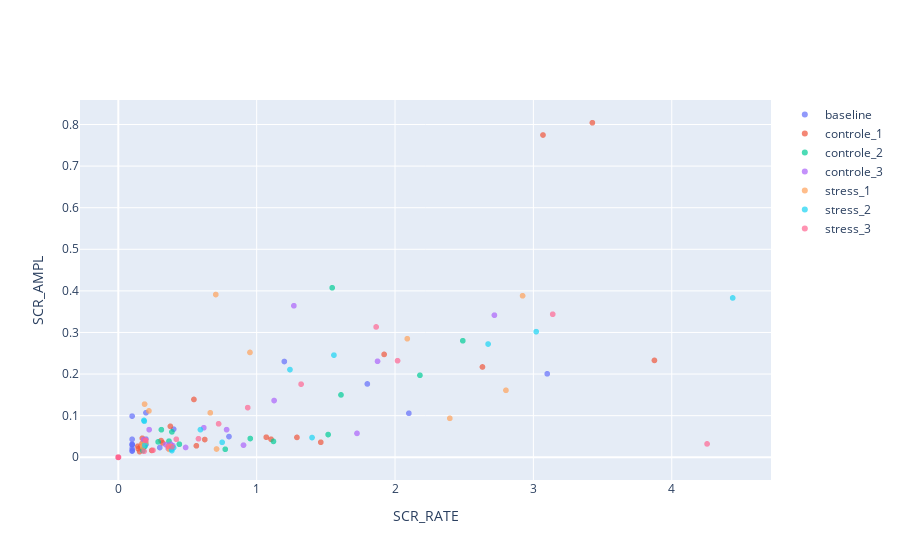

Notebook code for this chart:
### Code cell
physio_mask = data.SCR_RATE.notna()
data_valid = data[physio_mask].copy()
data_valid["state_str"] = data_valid.fileNum.map(
    # todo -> change this to block_state_mapping or sub_block_state_mapping
    lambda x: sub_block_state_mapping_dict.get(x, "DUNNO")
)

x_col = "SCR_RATE"
y_col = "SCR_AMPL"

fig = go.Figure()
for state_str in data_valid.state_str.unique():
    data_valid_state = data_valid[data_valid.state_str == state_str]
    fig.add_trace(
        go.Scattergl(
            x=data_valid_state[x_col],
            y=data_valid_state[y_col],
            mode="markers",
            marker_opacity=0.7,
            name=state_str,
            hovertext='participant: ' + data_valid_state['participantNum'].astype('str')
        )
    )
fig.update_xaxes(title=x_col)
fig.update_yaxes(title=y_col)

### Figure 1 — Plotly figure (JSON) as saved in the notebook; plotly's stock layout.template omitted (floating-point values rounded to 4 significant figures)
{"data": [{"hovertext": ["participant: 16", "participant: 17", "participant: 19", "participant: 21", "participant: 22", "participant: 23", "participant: 26", "participant: 27", "participant: 28", "participant: 29", "participant: 30", "participant: 31", "participant: 32", "participant: 33", "participant: 34", "participant: 35", "participant: 36", "participant: 38", "participant: 39", "participant: 40", "participant: 41", "participant: 42", "participant: 43", "participant: 44", "participant: 46", "participant: 48", "participant: 49", "participant: 50", "participant: 51", "participant: 54", "participant: 55", "participant: 56", "participant: 57", "participant: 58", "participant: 59", "participant: 60", "participant: 63", "participant: 64", "participant: 65", "participant: 66", "participant: 67", "participant: 80", "participant: 81", "participant: 83"], "marker": {"opacity": 0.7}, "mode": "markers", "name": "baseline", "type": "scattergl", "x": [0, 3.1, 0.3, 0.1, 2.1, 0.2, 0, 0, 0, 0, 0, 0, 0, 0, 0, 0, 0.1, 0, 0.1, 0, 0, 0.1, 0.4, 0.1, 1.2, 0, 0.1, 0, 0.8, 0, 0, 0.1, 0, 0, 0, 0, 0, 0.2, 0.2, 0, 0, 0.1, 0, 1.8], "y": [0, 0.2006, 0.02326, 0.03049, 0.1058, 0.04359, 0, 0, 0, 0, 0, 0, 0, 0, 0, 0, 0.09889, 0, 0.01489, 0, 0, 0.01601, 0.06749, 0.03141, 0.2302, 0, 0.02065, 0, 0.04977, 0, 0, 0.02932, 0, 0, 0, 0, 0, 0.107, 0.03111, 0, 0, 0.04312, 0, 0.1763]}, {"hovertext": ["participant: 16", "participant: 17", "participant: 19", "participant: 21", "participant: 22", "participant: 23", "participant: 26", "participant: 27", "participant: 28", "participant: 30", "participant: 32", "participant: 33", "participant: 34", "participant: 35", "participant: 36", "participant: 38", "participant: 39", "participant: 40", "participant: 41", "participant: 42", "participant: 43", "participant: 44", "participant: 46", "participant: 48", "participant: 49", "participant: 50", "participant: 51", "participant: 54", "participant: 55", "participant: 56", "participant: 57", "participant: 58", "participant: 59", "participant: 60", "participant: 63", "participant: 64", "participant: 65", "participant: 66", "participant: 67", "participant: 80", "participant: 81", "participant: 83"], "marker": {"opacity": 0.7}, "mode": "markers", "name": "controle_1", "type": "scattergl", "x": [0.1414, 3.426, 3.069, 0, 0.1737, 0.1609, 0, 0, 0.154, 0, 0, 0, 0.625, 0, 1.921, 0, 0, 0, 0, 0.2414, 0.3213, 0.5467, 0.1912, 0, 0, 0, 0.3765, 0.1716, 0, 0.1437, 1.463, 0, 0, 0.5643, 0, 1.069, 1.291, 0, 1.104, 3.875, 0.3091, 2.632], "y": [0.02657, 0.8042, 0.7748, 0, 0.04559, 0.02504, 0, 0, 0.01352, 0, 0, 0, 0.04264, 0, 0.2472, 0, 0, 0, 0, 0.01637, 0.03446, 0.1389, 0.02912, 0, 0, 0, 0.07427, 0.03282, 0, 0.02044, 0.03604, 0, 0, 0.02747, 0, 0.04826, 0.04773, 0, 0.04333, 0.2328, 0.04001, 0.2171]}, {"hovertext": ["participant: 16", "participant: 17", "participant: 19", "participant: 21", "participant: 22", "participant: 23", "participant: 26", "participant: 27", "participant: 28", "participant: 29", "participant: 30", "participant: 31", "participant: 32", "participant: 33", "participant: 34", "participant: 36", "participant: 38", "participant: 39", "participant: 40", "participant: 41", "participant: 42", "participant: 43", "participant: 44", "participant: 46", "participant: 48", "participant: 49", "participant: 50", "participant: 51", "participant: 54", "participant: 55", "participant: 56", "participant: 57", "participant: 58", "participant: 59", "participant: 60", "participant: 63", "participant: 64", "participant: 65", "participant: 66", "participant: 67", "participant: 80", "participant: 81", "participant: 83"], "marker": {"opacity": 0.7}, "mode": "markers", "name": "controle_2", "type": "scattergl", "x": [0.1815, 2.49, 0, 0, 0.3664, 0, 0, 0.4412, 0.1894, 0, 0, 0, 0, 0, 0.3113, 2.18, 0, 0.198, 0, 0, 0, 0.9539, 0.1926, 1.121, 0, 0, 0, 0.2878, 0.1776, 0, 0, 0.3874, 0, 0, 0, 0, 1.517, 0.7729, 0, 0, 1.546, 0.1858, 1.61], "y": [0.0242, 0.2801, 0, 0, 0.03875, 0, 0, 0.03131, 0.03312, 0, 0, 0, 0, 0, 0.06628, 0.1971, 0, 0.03544, 0, 0, 0, 0.04501, 0.02652, 0.03813, 0, 0, 0, 0.03698, 0.0161, 0, 0, 0.06103, 0, 0, 0, 0, 0.05455, 0.01923, 0, 0, 0.4075, 0.0249, 0.1499]}, {"hovertext": ["participant: 16", "participant: 17", "participant: 19", "participant: 21", "participant: 22", "participant: 23", "participant: 26", "participant: 27", "participant: 28", "participant: 30", "participant: 31", "participant: 32", "participant: 33", "participant: 34", "participant: 35", "participant: 36", "participant: 38", "participant: 39", "participant: 40", "participant: 41", "participant: 42", "participant: 43", "participant: 44", "participant: 46", "participant: 48", "participant: 49", "participant: 50", "participant: 51", "participant: 54", "participant: 55", "participant: 56", "participant: 57", "participant: 58", "participant: 59", "participant: 60", "participant: 64", "participant: 65", "participant: 66", "participant: 67", "participant: 80", "participant: 81", "participant: 83"], "marker": {"opacity": 0.7}, "mode": "markers", "name": "controle_3", "type": "scattergl", "x": [0, 1.874, 0.618, 0, 0.3606, 0, 0, 0, 0.1838, 0, 0, 0, 0, 0.223, 0, 1.126, 0, 0, 0, 0, 0, 0.4865, 0, 0.3791, 0, 0, 0, 0.7826, 0, 0, 0, 0.3944, 0, 0, 0, 1.725, 0.905, 0, 0, 1.269, 0.3436, 2.718], "y": [0, 0.2307, 0.07091, 0, 0.02118, 0, 0, 0, 0.04233, 0, 0, 0, 0, 0.06635, 0, 0.1364, 0, 0, 0, 0, 0, 0.02352, 0, 0.0314, 0, 0, 0, 0.06644, 0, 0, 0, 0.02764, 0, 0, 0, 0.05738, 0.02915, 0, 0, 0.3642, 0.03021, 0.3416]}, {"hovertext": ["participant: 16", "participant: 19", "participant: 21", "participant: 22", "participant: 23", "participant: 26", "participant: 27", "participant: 28", "participant: 29", "participant: 30", "participant: 31", "participant: 33", "participant: 34", "participant: 36", "participant: 38", "participant: 39", "participant: 41", "participant: 42", "participant: 43", "participant: 44", "participant: 46", "participant: 48", "participant: 49", "participant: 50", "participant: 51", "participant: 54", "participant: 55", "participant: 56", "participant: 57", "participant: 58", "participant: 59", "participant: 60", "participant: 64", "participant: 65", "participant: 66", "participant: 67", "participant: 80", "participant: 81", "participant: 83"], "marker": {"opacity": 0.7}, "mode": "markers", "name": "stress_1", "type": "scattergl", "x": [0.1717, 2.922, 0, 0.2214, 0, 0, 0, 0, 0, 0, 0, 0.9516, 0, 2.089, 0, 0, 0, 0.7101, 0.1897, 0, 0.1988, 0, 0, 0, 0.6648, 0.3675, 0, 0, 0.3636, 0, 0, 0, 2.396, 0.3777, 0, 0, 2.802, 0.1771, 0.7045], "y": [0.03067, 0.3882, 0, 0.1115, 0, 0, 0, 0, 0, 0, 0, 0.252, 0, 0.285, 0, 0, 0, 0.01981, 0.1277, 0, 0.03583, 0, 0, 0, 0.1069, 0.01882, 0, 0, 0.02309, 0, 0, 0, 0.09363, 0.02623, 0, 0, 0.161, 0.02509, 0.3912]}, {"hovertext": ["participant: 16", "participant: 17", "participant: 19", "participant: 21", "participant: 22", "participant: 23", "participant: 26", "participant: 27", "participant: 28", "participant: 29", "participant: 30", "participant: 31", "participant: 33", "participant: 34", "participant: 36", "participant: 38", "participant: 39", "participant: 41", "participant: 42", "participant: 43", "participant: 44", "participant: 46", "participant: 48", "participant: 49", "participant: 50", "participant: 51", "participant: 54", "participant: 55", "participant: 56", "participant: 57", "participant: 58", "participant: 59", "participant: 60", "participant: 64", "participant: 65", "participant: 66", "participant: 67", "participant: 80", "participant: 81", "participant: 83"], "marker": {"opacity": 0.7}, "mode": "markers", "name": "stress_2", "type": "scattergl", "x": [0, 4.441, 1.558, 0, 0, 0.3874, 0, 0, 0.3997, 0, 0, 0, 0.3852, 0, 1.241, 0, 0, 0, 0, 0.5936, 0, 0.1879, 0.1853, 0, 0, 0, 0.1917, 0, 0, 0, 0, 0, 0, 1.4, 0.7506, 0, 0, 2.673, 0, 3.02], "y": [0, 0.383, 0.2456, 0, 0, 0.01603, 0, 0, 0.023, 0, 0, 0, 0.01916, 0, 0.2108, 0, 0, 0, 0, 0.06644, 0, 0.08665, 0.08867, 0, 0, 0, 0.02853, 0, 0, 0, 0, 0, 0, 0.04734, 0.03591, 0, 0, 0.2722, 0, 0.302]}, {"hovertext": ["participant: 16", "participant: 17", "participant: 19", "participant: 21", "participant: 22", "participant: 23", "participant: 26", "participant: 27", "participant: 28", "participant: 30", "participant: 31", "participant: 33", "participant: 34", "participant: 35", "participant: 38", "participant: 39", "participant: 41", "participant: 42", "participant: 43", "participant: 44", "participant: 46", "participant: 48", "participant: 49", "participant: 50", "participant: 51", "participant: 54", "participant: 55", "participant: 56", "participant: 57", "participant: 58", "participant: 59", "participant: 60", "participant: 64", "participant: 65", "participant: 66", "participant: 67", "participant: 80", "participant: 81", "participant: 83"], "marker": {"opacity": 0.7}, "mode": "markers", "name": "stress_3", "type": "scattergl", "x": [0.197, 3.14, 1.321, 0.7251, 0.1985, 0.4192, 0, 0, 0.3601, 0, 0, 0, 0.2508, 0, 0, 0, 0, 0, 0.9353, 0, 0.5797, 0, 0, 0, 0, 0.1863, 0, 0, 0, 0, 0, 0, 4.255, 0.3874, 0, 0, 1.863, 0, 2.018], "y": [0.04097, 0.3438, 0.1757, 0.0804, 0.04057, 0.0433, 0, 0, 0.02616, 0, 0, 0, 0.01679, 0, 0, 0, 0, 0, 0.1193, 0, 0.04445, 0, 0, 0, 0, 0.01437, 0, 0, 0, 0, 0, 0, 0.03208, 0.02501, 0, 0, 0.3133, 0, 0.2321]}], "layout": {"autosize": true, "xaxis": {"autorange": true, "range": [-0.2577, 4.698], "title": {"text": "SCR_RATE"}, "type": "linear"}, "yaxis": {"autorange": true, "range": [-0.06637, 0.8706], "title": {"text": "SCR_AMPL"}, "type": "linear"}}}
